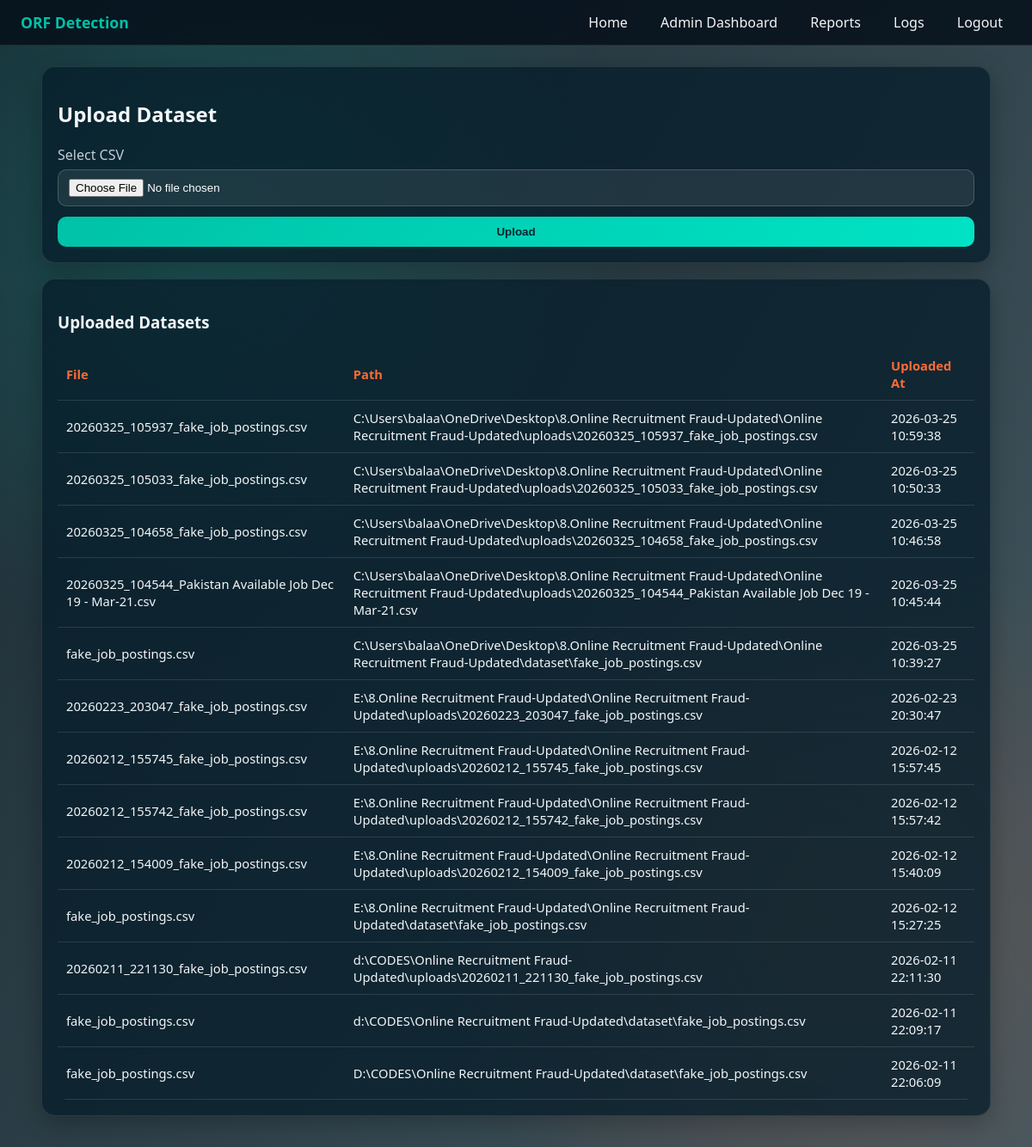
The app's page /admin/upload (signed in) with its own data.
### tables this page shows
CREATE TABLE datasets (
            id INTEGER PRIMARY KEY AUTOINCREMENT,
            filename TEXT NOT NULL,
            path TEXT NOT NULL,
            uploaded_by INTEGER,
            uploaded_at TEXT NOT NULL
        );

### app.py (the view, shortened to what this page needs)
    @app.route("/admin/upload", methods=["GET", "POST"])
    @login_required("admin")
    def admin_upload():
        db = get_db()
        rows = db.execute("SELECT * FROM datasets ORDER BY id DESC LIMIT 15").fetchall()
        return render_template("admin_upload.html", rows=rows)

### app.py (called while the page is built)
def get_db():
    if "db" not in g:
        g.db = sqlite3.connect(DB_PATH)
        g.db.row_factory = sqlite3.Row
    return g.db

### templates/admin_upload.html
{% extends 'base.html' %}
{% block content %}
<section class="panel form-wrap">
    <h2>Upload Dataset</h2>
    <form method="post" enctype="multipart/form-data" class="form">
        <label>Select CSV
            <input type="file" name="dataset" accept=".csv" required />
        </label>
        <button type="submit">Upload</button>
    </form>
</section>
<section class="panel">
    <h3>Uploaded Datasets</h3>
    <table>
        <tr><th>File</th><th>Path</th><th>Uploaded At</th></tr>
        {% for row in rows %}
            <tr><td>{{ row.filename }}</td><td>{{ row.path }}</td><td>{{ row.uploaded_at }}</td></tr>
        {% endfor %}
    </table>
</section>
{% endblock %}

### static/css/style.css (style rules this page uses)
:root { --bg-main: #081f2d; --bg-card: rgba(7, 30, 43, 0.78); --brand: #00c2a8; --brand-alt: #ff6b35; --text: #f2f6f8; --muted: #c1ced6; --warn: #ffc857; --danger: #ff4d6d; --ok: #47d16c; }
* { box-sizing: border-box; }
body { margin: 0; min-height: 100vh; color: var(--text); font-family: "Segoe UI", Tahoma, Geneva, Verdana, sans-serif; background-image: linear-gradient(120deg, rgba(2, 20, 30, 0.9), rgba(4, 31, 42, 0.75)), url("https://images.unsplash.com/photo-1516321318423-f06f85e504b3?auto=format&fit=crop&w=1600&q=80"); background-size: cover; background-position: center; background-attachment: fixed; }
.panel, .card { background: var(--bg-card); border: 1px solid rgba(255, 255, 255, 0.1); border-radius: 16px; padding: 18px; margin-bottom: 18px; box-shadow: 0 8px 28px rgba(0, 0, 0, 0.25); }
.form { display: grid; gap: 12px; }
.form label { display: grid; gap: 6px; color: var(--muted); }
input, select, textarea, button { width: 100%; border-radius: 10px; border: 1px solid rgba(255, 255, 255, 0.18); padding: 10px 12px; background: rgba(255, 255, 255, 0.08); color: #fff; }
button, .btn { cursor: pointer; background: linear-gradient(135deg, var(--brand), #00e3c4); border: none; color: #08232f; font-weight: 700; text-decoration: none; display: inline-block; text-align: center; }
table { width: 100%; border-collapse: collapse; overflow: hidden; border-radius: 10px; }
th, td { border-bottom: 1px solid rgba(255, 255, 255, 0.12); padding: 10px; text-align: left; font-size: 0.92rem; }
th { color: var(--brand-alt); }

### records on screen
datasets: filename "20260325_105937_fake_job_postings.csv", path "C:\\Users\\balaa\\OneDrive\\Desktop\\8.Online Recruitment Fraud-Updated\\Online Recruitment Fraud-Updated\\uploads\\20260325_105937_fake_job_postings.csv", uploaded_at "2026-03-25 10:59:38"
datasets: filename "20260325_105033_fake_job_postings.csv", path "C:\\Users\\balaa\\OneDrive\\Desktop\\8.Online Recruitment Fraud-Updated\\Online Recruitment Fraud-Updated\\uploads\\20260325_105033_fake_job_postings.csv", uploaded_at "2026-03-25 10:50:33"
datasets: filename "20260325_104658_fake_job_postings.csv", path "C:\\Users\\balaa\\OneDrive\\Desktop\\8.Online Recruitment Fraud-Updated\\Online Recruitment Fraud-Updated\\uploads\\20260325_104658_fake_job_postings.csv", uploaded_at "2026-03-25 10:46:58"
datasets: filename "20260325_104544_Pakistan Available Job Dec 19 - Mar-21.csv", path "C:\\Users\\balaa\\OneDrive\\Desktop\\8.Online Recruitment Fraud-Updated\\Online Recruitment Fraud-Updated\\uploads\\20260325_104544_Pakistan Available Job Dec 19 - Mar-21.csv", uploaded_at "2026-03-25 10:45:44"
datasets: filename "fake_job_postings.csv", path "C:\\Users\\balaa\\OneDrive\\Desktop\\8.Online Recruitment Fraud-Updated\\Online Recruitment Fraud-Updated\\dataset\\fake_job_postings.csv", uploaded_at "2026-03-25 10:39:27"
datasets: filename "20260223_203047_fake_job_postings.csv", path "E:\\8.Online Recruitment Fraud-Updated\\Online Recruitment Fraud-Updated\\uploads\\20260223_203047_fake_job_postings.csv", uploaded_at "2026-02-23 20:30:47"
datasets: filename "20260212_155745_fake_job_postings.csv", path "E:\\8.Online Recruitment Fraud-Updated\\Online Recruitment Fraud-Updated\\uploads\\20260212_155745_fake_job_postings.csv", uploaded_at "2026-02-12 15:57:45"
datasets: filename "20260212_155742_fake_job_postings.csv", path "E:\\8.Online Recruitment Fraud-Updated\\Online Recruitment Fraud-Updated\\uploads\\20260212_155742_fake_job_postings.csv", uploaded_at "2026-02-12 15:57:42"
datasets: filename "20260212_154009_fake_job_postings.csv", path "E:\\8.Online Recruitment Fraud-Updated\\Online Recruitment Fraud-Updated\\uploads\\20260212_154009_fake_job_postings.csv", uploaded_at "2026-02-12 15:40:09"
datasets: filename "fake_job_postings.csv", path "E:\\8.Online Recruitment Fraud-Updated\\Online Recruitment Fraud-Updated\\dataset\\fake_job_postings.csv", uploaded_at "2026-02-12 15:27:25"
datasets: filename "20260211_221130_fake_job_postings.csv", path "d:\\CODES\\Online Recruitment Fraud-Updated\\uploads\\20260211_221130_fake_job_postings.csv", uploaded_at "2026-02-11 22:11:30"
datasets: filename "fake_job_postings.csv", path "d:\\CODES\\Online Recruitment Fraud-Updated\\dataset\\fake_job_postings.csv", uploaded_at "2026-02-11 22:09:17"
datasets: filename "fake_job_postings.csv", path "D:\\CODES\\Online Recruitment Fraud-Updated\\dataset\\fake_job_postings.csv", uploaded_at "2026-02-11 22:06:09"
